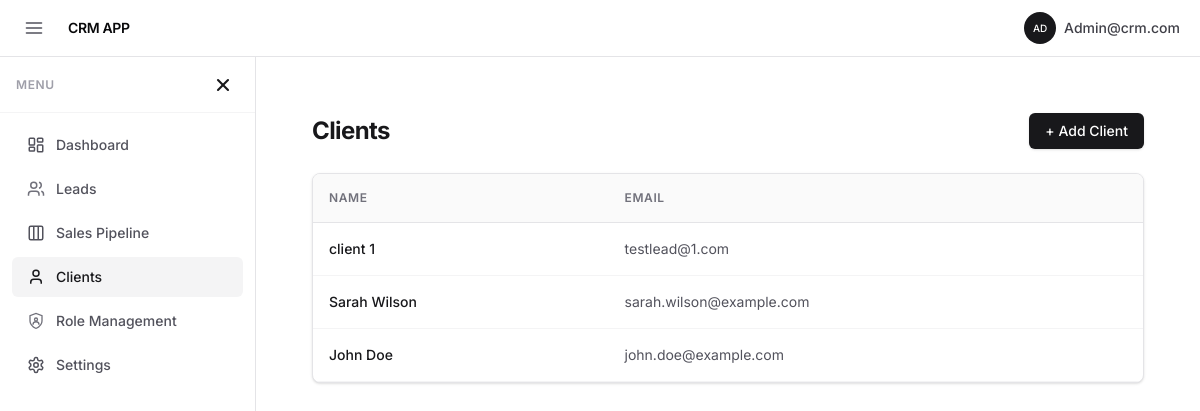
The app's page /dashboard/clients/ (signed in), older data.
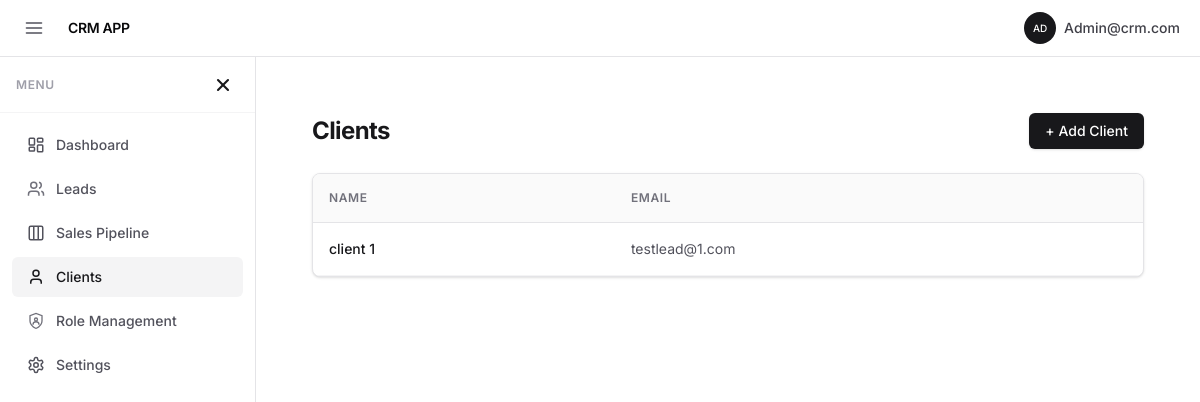
The same page, newer data.
### settings/models.py (models this page shows, shortened)
class AppSetting(models.Model):
    app_name = models.CharField(max_length=100, default="Teal CRM")
    base_url = models.URLField(blank=True, default="")
    logo = models.ImageField(
        upload_to="branding/",
        blank=True,
        null=True
    )
    smtp_host = models.CharField(max_length=255, blank=True)
    smtp_port = models.PositiveIntegerField(default=587)
    smtp_username = models.CharField(max_length=255, blank=True)
    smtp_password = models.CharField(max_length=255, blank=True)
    smtp_use_tls = models.BooleanField(default=True)
    smtp_use_ssl = models.BooleanField(default=False)
    smtp_from_email = models.EmailField(blank=True)

### client/models.py (models this page shows, shortened)
class Client(models.Model):
    name = models.CharField(max_length=255)
    email = models.EmailField(unique=True)
    description = models.TextField(blank=True, null=True)
    created_by = models.ForeignKey(User, related_name='leads' ,on_delete=models.CASCADE)
    created_at = models.DateTimeField(auto_now_add=True)
    modified_at = models.DateTimeField(auto_now=True)
    deleted_at = models.DateTimeField(null=True, blank=True)
    deleted_by = models.ForeignKey(
        settings.AUTH_USER_MODEL,
        null=True,
        blank=True,
        on_delete=models.SET_NULL,
        related_name='deleted_clients'
    )

### client/views.py (the view)
# urls.py: path('', views.clients_list, name='clients_list'),
@login_required
def clients_list(request):
    if "clients.view" not in request.user_perms:
        return HttpResponse("FORBIDDEN: clients.view missing", status=403 )
    clients = Client.objects.all()
    paginator = Paginator(clients, 10)
    page_number = request.GET.get("page")
    clients_page = paginator.get_page(page_number)
    return render(request, "client/clients_list.html", {
        "clients": clients_page
    })

### crm/context_processors.py (called while the page is built)
def app_settings(request):
    setting = AppSetting.objects.first()
    return {
        'app_setting': setting
    }

### userprofile/context_processors.py (called while the page is built)
def sidebar_visibility(request):
    auth_pages = [
        'login',
        'signup',
        'login_otp',
        'verify_login_otp',
        'forgot_password',
        'verify_otp',
        'reset_password'
    ]
    current_url_name = request.resolver_match.url_name if request.resolver_match else None
    show_shell = request.user.is_authenticated and current_url_name not in auth_pages
    return {
        'show_app_shell': show_shell
    }

### client/templates/client/clients_list.html (shortened to what this page needs)
{% extends 'core/base.html' %}
{% block content %}
<div class="p-6">
    <div class="flex justify-between items-center mb-6">
        <h1 class="text-2xl font-bold tracking-tight text-zinc-900">Clients</h1>
        {% if "clients.create" in request.user_perms %}
        <a href="{% url 'clients_add' %}"
           class="px-4 py-2 bg-zinc-900 text-white text-sm font-medium rounded-md hover:bg-zinc-800 transition shadow-sm">
            + Add Client
        </a>
        {% endif %}
    </div>
    {% if clients %}
    <div class="overflow-hidden bg-white rounded-lg border border-zinc-200 shadow-sm">
        <table class="w-full border-collapse">
            <thead class="bg-zinc-50 border-b border-zinc-200">
                <tr>
                    <th class="text-left p-4 text-xs font-semibold uppercase tracking-wider text-zinc-500">
                        Name
                    </th>
                    <th class="text-left p-4 text-xs font-semibold uppercase tracking-wider text-zinc-500">
                        Email
                    </th>
                </tr>
            </thead>
            <tbody class="text-sm">
                {% for client in clients %}
                <tr class="border-b border-zinc-100 hover:bg-zinc-50">
                    <td class="p-4 font-medium text-zinc-900">
                        {% if "clients.view" in request.user_perms %}
                        <a href="{% url 'clients_detail' client.id %}" class="hover:underline">
                            {{ client.name }}
                        </a>
                        {% else %}
                            {{ client.name }}
                        {% endif %}
                    </td>
                    <td class="p-4 text-zinc-600">{{ client.email }}</td>
                </tr>
                {% endfor %}
            </tbody>
        </table>
    </div>
    {% endif %}
</div>
{% endblock %}

### accounts/templates/core/base.html (shortened to what this page needs)
<!doctype html>
<html lang="en">
<head>
    <script src="https://cdn.jsdelivr.net/npm/@tailwindcss/browser@4"></script>
</head>
<body class="h-screen overflow-hidden bg-white text-zinc-950 flex flex-col" x-data="{
    sidebarOpen: localStorage.getItem('sidebarOpen') !=='false',
    toggle() {
        this.sidebarOpen = !this.sidebarOpen;
        localStorage.setItem('sidebarOpen', this.sidebarOpen);
    }
  }"
>
    <header class="flex-none z-30 w-full border-b border-zinc-200 bg-white/80 backdrop-blur-md">
        <div class="flex items-center justify-between px-4 h-14">
            <div class="flex items-center gap-4">
                <button @click="sidebarOpen = !sidebarOpen"
                    class="p-2 rounded-md hover:bg-zinc-100 transition-colors cursor-pointer text-zinc-600 flex items-center justify-center">
                    <svg xmlns="http://www.w3.org/2000/svg" width="20" height="20" viewBox="0 0 24 24" fill="none"
                        stroke="currentColor" stroke-width="2" stroke-linecap="round" stroke-linejoin="round">
                        <line x1="3" x2="21" y1="6" y2="6" />
                        <line x1="3" x2="21" y1="12" y2="12" />
                        <line x1="3" x2="21" y1="18" y2="18" />
                    </svg>
                </button>
                <a href="{% url 'dashboard' %}" class="flex items-center">
                    {% if app_setting.logo %}
                    <img src="{{ app_setting.logo.url }}" alt="logo" class="h-7 w-auto object-contain">
                    {% else %}
                    <span class="text-sm font-semibold tracking-tight uppercase">
                        {{ app_setting.app_name|default:"Teal CRM" }}
                    </span>
                    {% endif %}
                </a>
            </div>
            <div class="flex items-center gap-2">
                {% if request.show_app_shell %}
                <div class="relative" x-data="{ open: false }" @mouseenter="open = true" @mouseleave="open = false">
                    <button @click="open = !open"
                        class="flex items-center gap-2 p-1 rounded-full hover:bg-zinc-100 transition cursor-pointer">
                        {% with request.user.account_profile as ap %}
                        {% if ap and ap.avatar %}
                        <img src="{{ ap.avatar.url }}" class="w-8 h-8 rounded-full object-cover">
                        {% else %}
                        <div class="w-8 h-8 rounded-full bg-zinc-900 flex items-center justify-center text-[10px] text-white font-medium uppercase">
                            {{ request.user.username|slice:":2" }}
                        </div>
                        {% endif %}
                        {% endwith %}
                        <div class="text-sm font-medium text-zinc-700 hidden sm:block">{{ request.user.username }}</div>
                    </button>
                </div>
                {% endif %}
            </div>
        </div>
    </header>
    <div class="flex flex-1 overflow-hidden">
        {% if request.show_app_shell %}
        <aside x-show="sidebarOpen" x-cloak
            class="fixed inset-y-0 left-0 z-50 w-64 bg-white border-r border-zinc-200 transition-transform md:static md:translate-x-0 flex flex-col overflow-hidden"
            :class="sidebarOpen ? 'translate-x-0' : '-translate-x-full'">
            <div class="flex-none flex items-center justify-between px-4 h-14 border-b border-zinc-100">
                <span class="text-xs font-semibold uppercase tracking-wider text-zinc-400">Menu</span>
                <button @click="sidebarOpen = false"
                    class="p-1.5 hover:bg-zinc-100 rounded-md text-zinc-900 transition-colors flex items-center justify-center">
                    <svg xmlns="http://www.w3.org/2000/svg" width="20" height="20" viewBox="0 0 24 24" fill="none"
                        stroke="currentColor" stroke-width="2.5" stroke-linecap="round" stroke-linejoin="round">
                        <line x1="18" y1="6" x2="6" y2="18" />
                        <line x1="6" y1="6" x2="18" y2="18" />
                    </svg>
                </button>
            </div>
            <nav class="flex-1 overflow-y-auto p-3 space-y-1">
                <a href="{% url 'dashboard' %}"
                    class="flex items-center px-3 py-2 rounded-md text-sm font-medium transition-colors
                    {% if request.resolver_match.url_name == 'dashboard' %} bg-zinc-100 text-zinc-900 {% else %} text-zinc-600 hover:bg-zinc-50 hover:text-zinc-900 {% endif %}">
                    <div class="w-6 h-6 flex items-center justify-center mr-2">
                        <svg width="18" height="18" viewBox="0 0 24 24" fill="none" stroke="currentColor" stroke-width="2"><rect width="7" height="9" x="3" y="3" rx="1" /><rect width="7" height="5" x="14" y="3" rx="1" /><rect width="7" height="9" x="14" y="12" rx="1" /><rect width="7" height="5" x="3" y="15" rx="1" /></svg>
                    </div>
                    Dashboard
                </a>
                {% if request.sidebar.leads %}
                <a href="{% url 'leads_list' %}"
                    class="flex items-center px-3 py-2 rounded-md text-sm font-medium transition-colors
                    {% if 'leads' in request.path %} bg-zinc-100 text-zinc-900 {% else %} text-zinc-600 hover:bg-zinc-50 hover:text-zinc-900 {% endif %}">
                    <div class="w-6 h-6 flex items-center justify-center mr-2 text-zinc-500">
                        <svg width="18" height="18" viewBox="0 0 24 24" fill="none" stroke="currentColor" stroke-width="2"><path d="M16 21v-2a4 4 0 0 0-4-4H6a4 4 0 0 0-4 4v2" /><circle cx="9" cy="7" r="4" /><path d="M22 21v-2a4 4 0 0 0-3-3.87" /><path d="M16 3.13a4 4 0 0 1 0 7.75" /></svg>
                    </div>
                    Leads
                </a>
                {% endif %}
                {% if request.sidebar.pipeline %}
                <a href="{% url 'leads_pipeline' %}"
                    class="flex items-center px-3 py-2 rounded-md text-sm font-medium transition-colors
                    {% if 'pipeline' in request.path %} bg-zinc-100 text-zinc-900 {% else %} text-zinc-600 hover:bg-zinc-50 hover:text-zinc-900 {% endif %}">
                    <div class="w-6 h-6 flex items-center justify-center mr-2">
                        <svg width="18" height="18" viewBox="0 0 24 24" fill="none" stroke="currentColor" stroke-width="2"><rect width="18" height="18" x="3" y="3" rx="2" /><path d="M9 3v18" /><path d="M15 3v18" /></svg>
                    </div>
                    Sales Pipeline
                </a>
                {% endif %}
                {% if request.sidebar.clients %}
                <a href="{% url 'clients_list' %}"
                    class="flex items-center px-3 py-2 rounded-md text-sm font-medium transition-colors
                    {% if 'clients' in request.path %} bg-zinc-100 text-zinc-900 {% else %} text-zinc-600 hover:bg-zinc-50 hover:text-zinc-900 {% endif %}">
                    <div class="w-6 h-6 flex items-center justify-center mr-2">
                        <svg width="18" height="18" viewBox="0 0 24 24" fill="none" stroke="currentColor" stroke-width="2"><path d="M19 21v-2a4 4 0 0 0-4-4H9a4 4 0 0 0-4 4v2" /><circle cx="12" cy="7" r="4" /></svg>
                    </div>
                    Clients
                </a>
                {% endif %}
                {% if request.sidebar.roles %}
                <a href="{% url 'roles:user_list' %}"
                   class="flex items-center px-3 py-2 rounded-md text-sm font-medium transition-colors
                    {% if 'roles' in request.path %} bg-zinc-100 text-zinc-900 {% else %} text-zinc-600 hover:bg-zinc-50 hover:text-zinc-900 {% endif %}">
                    <div class="w-6 h-6 flex items-center justify-center mr-2 text-zinc-500">
                        <svg width="18" height="18" viewBox="0 0 24 24" fill="none" stroke="currentColor" stroke-width="1.75"><path d="M12 22s8-4 8-10V5l-8-3-8 3v7c0 6 8 10 8 10" /><path d="M12 8a2 2 0 1 0 0 4 2 2 0 1 0 0-4" /><path d="M8 17a4 4 0 0 1 8 0" /></svg>
                    </div>
                    Role Management
                </a>
                {% endif %}
                {% if request.sidebar.settings %}
                <a href="{% url 'app_settings' %}"
                    class="flex items-center px-3 py-2 rounded-md text-sm font-medium transition-colors
                    {% if 'settings' in request.path %} bg-zinc-100 text-zinc-900 {% else %} text-zinc-600 hover:bg-zinc-50 hover:text-zinc-900 {% endif %}">
                    <div class="w-6 h-6 flex items-center justify-center mr-2">
                    </div>
                    Settings
                </a>
                {% endif %}
            </nav>
        </aside>
        {% endif %}
        <main class="flex-1 overflow-y-auto bg-white min-w-0">
            <div class="px-8 py-8">
                {% block content %}{% endblock %}
            </div>
        </main>
    </div>
</body>
</html>

### accounts/templates/core/base.html (style rules this page uses)
body { font-family: 'Inter', sans-serif; }

Row changes from the older to the newer data that the page shows:
removed Client: name "Sarah Wilson", email "sarah.wilson@example.com"
removed Client: name "John Doe", email "john.doe@example.com"
